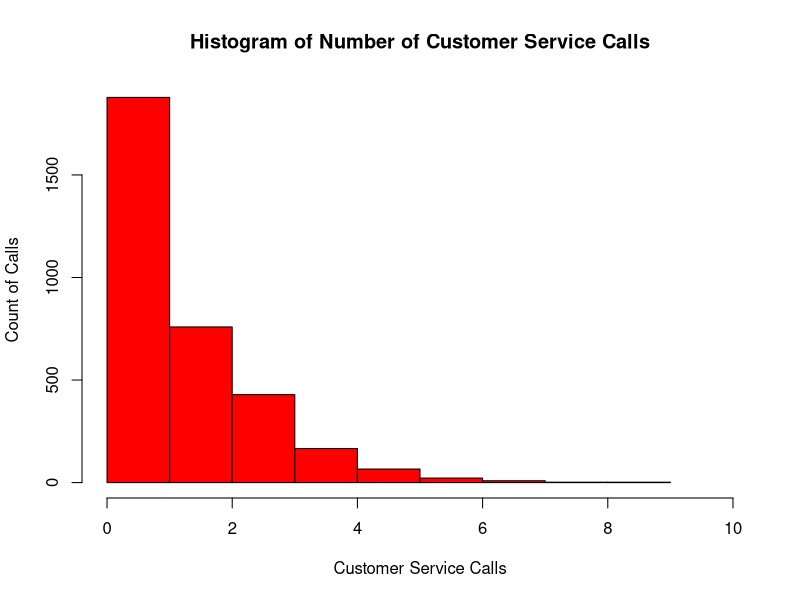

Reproduce this figure in R. (Note: this script raises an error after producing the figure.)
#Import the churn table and make sure to include a condition changing any missing values to #"NA".

churn <- read.table('churn.txt', header = T, sep=',', na.strings=c('','NA'))
which(is.na(churn))
length(which(is.na(churn)))

### Plot a histogram to visually determine whether there are any outliers among 
### the number of calls to customer service.

hist(churn$CustServ.Calls,
     breaks = 10,
     xlim = c(0,10),
     col="red",
     border="black",
     xlab="Customer Service Calls",
     ylab="Count of Calls",
     main="Histogram of Number of Customer Service Calls")

####Identify the range of customer service calls that should be considered outliers, 
### using Z-score method

#Create a z-score value using the customer service calls value and find if that value is less than 3 #or greater than 3. Find the range of customer service calls considered outliers by the z-score #method.
cust.serv.calls <- churn$CustServ.Calls
z.score <- (cust.serv.calls-mean(cust.serv.calls))/sd(cust.serv.calls)
z.outlier <- ifelse(abs(z.score)>3,"yes","no")
x_name <- "Cust.Serv.Calls"
y_name <- "Z.Score"
z_name <- "Outlier"
call.zscores.outliers <- subset(call.zscores,Outlier=="yes")
min(call.zscores.outliers$Cust.Serv.Calls)
max(call.zscores.outliers$Cust.Serv.Calls)
length(which((call.zscores$Outlier)=="yes"))

###IQR method
#Find the IQR, the lower quartile and upper quartile of the customer service calls dimension. #Then evaluate the lower and upper values to find the range of outliers.
IQR(cust.serv.calls)
lower_range <- quantile(cust.serv.calls)[2]
lower_range
upper_range <- quantile(cust.serv.calls)[4]
upper_range
lower <- lower_range - (IQR(cust.serv.calls)*1.5)
lower[[1]]
upper <- upper_range + (IQR(cust.serv.calls)*1.5)
upper[[1]]

iqr.outlier <- ifelse(cust.serv.calls<lower[[1]] | cust.serv.calls>upper[[1]],"yes","no")
a_name <- "Cust.Serv.Calls"
b_name <- "Outlier"
call.iqr <- data.frame(cust.serv.calls,iqr.outlier)
names(call.iqr) <- c(a_name,b_name)
View(subset(call.iqr,Outlier=="yes"))
length(which((call.iqr$Outlier)=="yes"))

#37 Transform the day minutes attribute using Z-score standardization.
#Apply the Z-score standardization formula to the day minutes dimension in the churn file.
daymin.zscores <- (churn$Day.Mins-mean(churn$Day.Mins))/sd(churn$Day.Mins)

#Apply the skewness formula to both the day minutes attribute and the Z-score standardized day #minutes attribute.
# Calculate the skewness of day minutes
daymin.skewness <- (3*(mean(churn$Day.Mins)-median(churn$Day.Mins)))/sd(churn$Day.Mins)
daymin.skewness

# Then calculate the skewness of the Z-score standardized day minutes.
daymin.zscores.skewness <- (3*(mean(daymin.zscores)-median(daymin.zscores)))/sd(daymin.zscores)
daymin.zscores.skewness

# Construct a normal probability plot of day minutes. Comment on the normality of the data.
#Apply the qqnorm function to the day minutes attribute and the qqline function to review if data #is normal.
qqnorm(churn$Day.Mins, datax=TRUE, col="green", main = "Normal Q-Q Plot of Day Minutes")
qqline(churn$Day.Mins, datax=TRUE, col="black")

# Construct a normal probability plot of international minutes.
#Apply the qqnorm function to the international minutes attribute to review if data is normal.
qqnorm(churn$Intl.Mins, datax=TRUE, col="green", 
       main = "Normal Q-Q Plot of International Minutes")

#Use the ifelse function to create a flag variable indicating any consumers with international #variables equal to 0.
churn$Nonzero.Intl.Mins <- ifelse(churn$Intl.Mins==0,FALSE,TRUE)
View(churn)

#Construct a normal probability plot of the derived variable nonzero international #minutes.
#Create a subset of the churn data including only customers that have international minutes #greater than 0 and apply the qqnorm function to review if the data is normal.
nonzero.intl <- subset(churn,Nonzero.Intl.Mins==TRUE,select = c(Intl.Mins,State))
qqnorm(nonzero.intl$Intl.Mins, datax=TRUE, col="green",
       main = "Normal Q-Q Plot of International Minutes")

#Transform the night minutes attribute using Z-score standardization. Using a graph, #describe the range of the standardized values.
#Create a Z-score from the night minutes attribute using the Z-score standardization and use the #hist function to create histogram of the standardized values.
nightmin.zscores <- (churn$Night.Mins-mean(churn$Night.Mins))/sd(churn$Night.Mins)
hist(nightmin.zscores,
     xlim = c(-4,4),
     col="red",
     border="black",
     xlab="Standardized Night Minutes",
     main="Histogram of Standardized Night Minutes")

